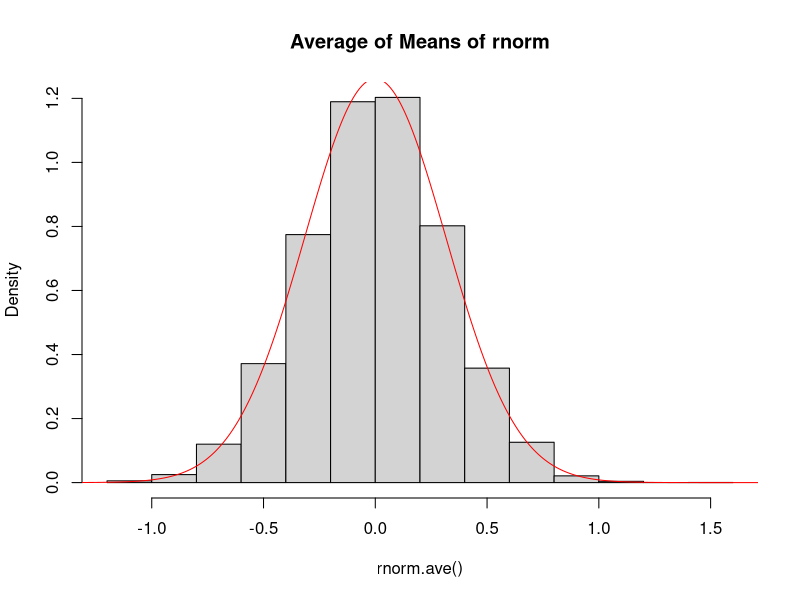
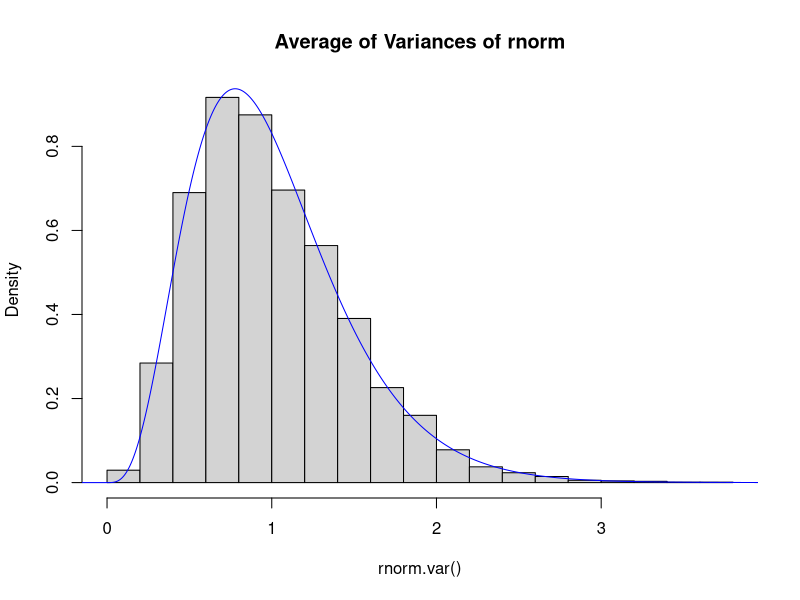
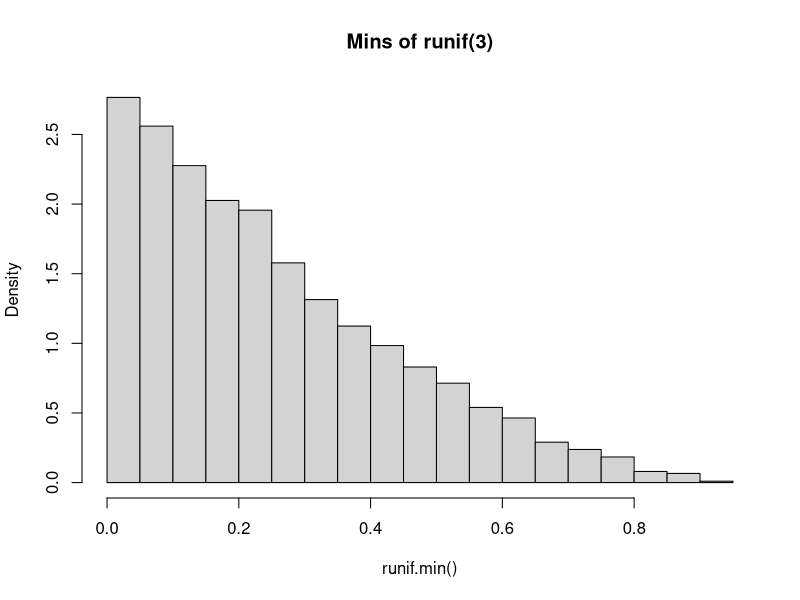
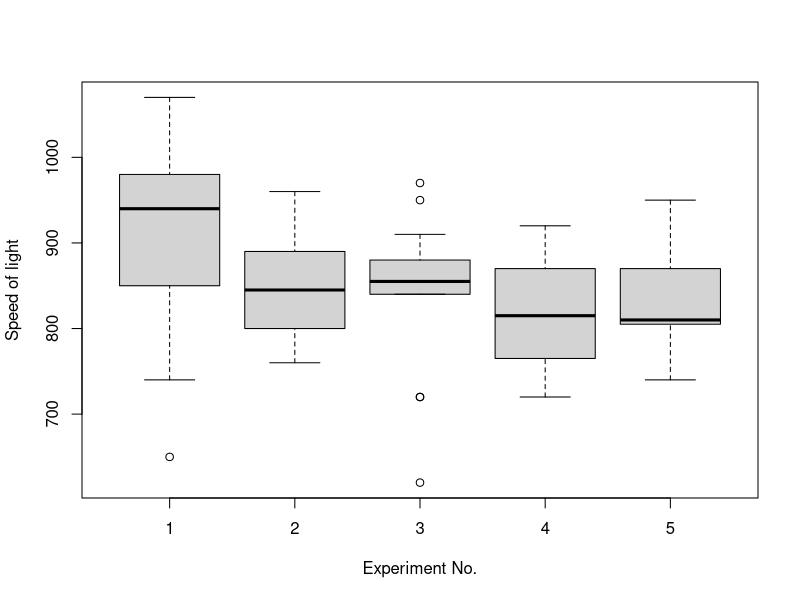
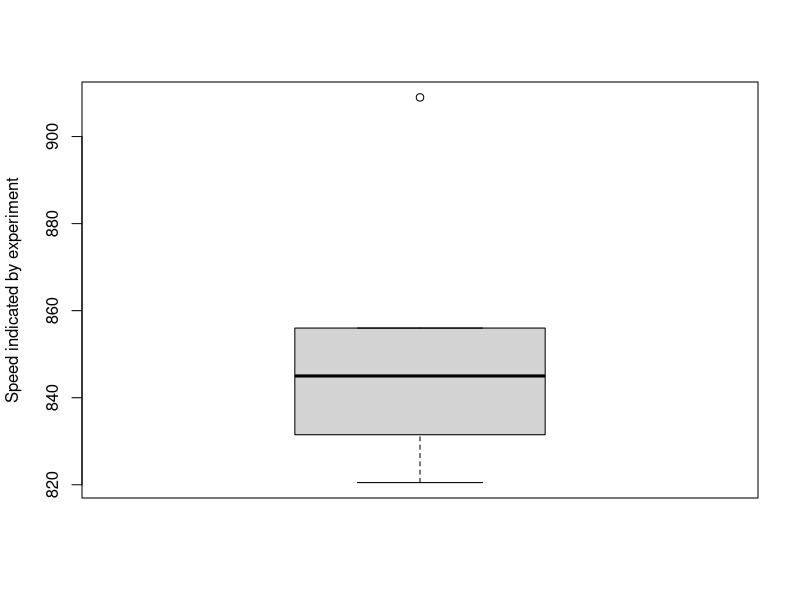
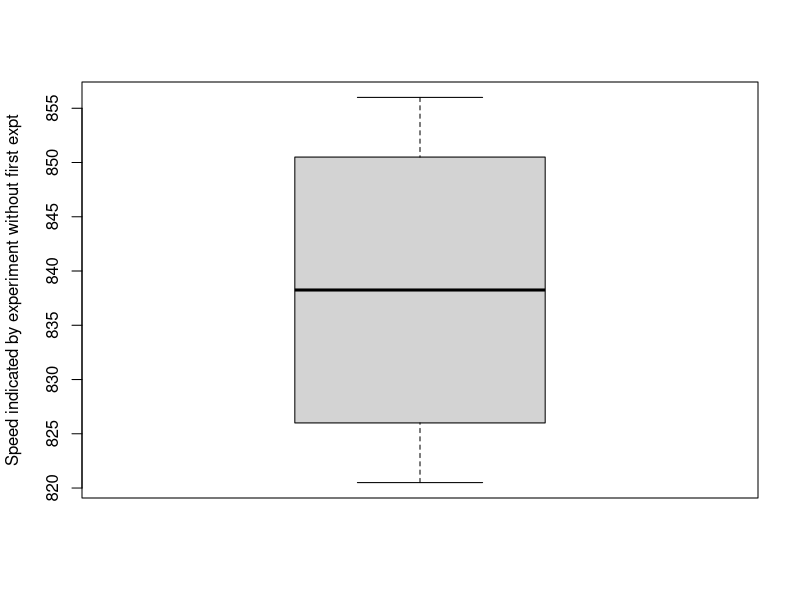
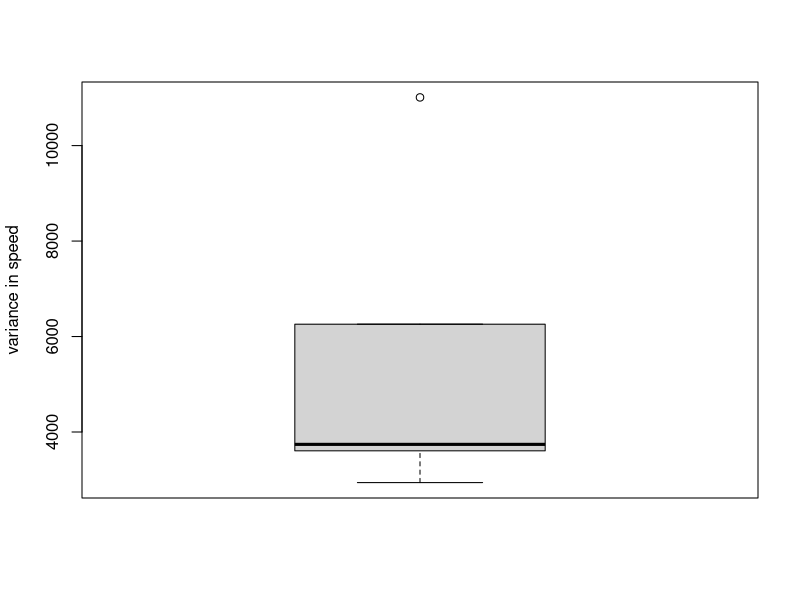
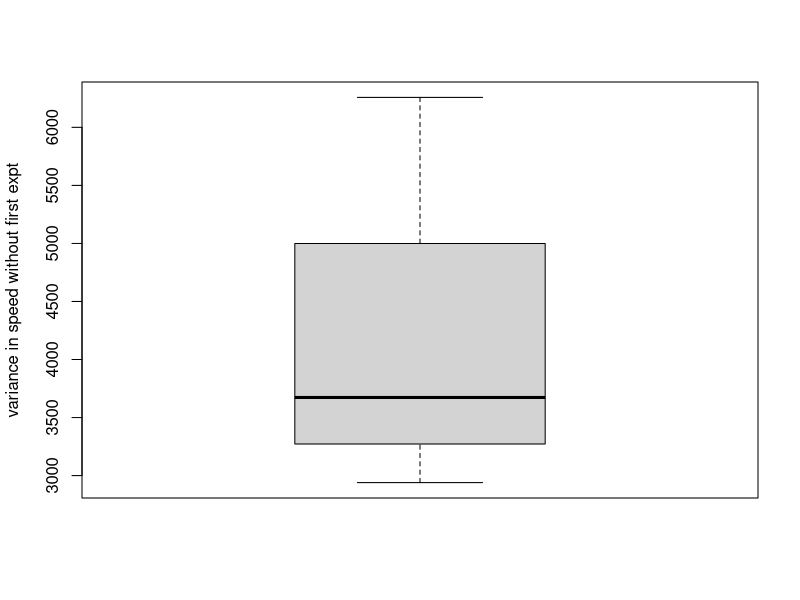

Write the R code that produced these figures, in order.
# Assignment 07
# ALEX CLEMMER U0458675

print("Alex Clemmer u0458675")

n = 20
k = 10000
t = seq(-9, 81, 0.01)

###########
# PROBLEM 1
###########

# PROBLEM 1 PART (a): Over a large distribution, we will have a
# normal distribution, and the expected value will be the median (0).
# The variance will be the square of the each individual variance
# divided by n.

# PROBLEM 1 (b): See the pdf and code below. The sample mean
# and variance should be around 0 and 1/sqrt(k), respectively.
# This turns out to be a pretty good approximation.

# Find the average mean of 10 elements, and repeat 100 times
rnorm.ave = function()
{
	x = matrix(rnorm(100000), 10000, 10)
	m = apply(x, MARGIN=1, FUN=mean)
}

# Plot the average means
hist(rnorm.ave(), freq=FALSE, main="Average of Means of rnorm")
lines(t, dnorm(t, 0, 1/sqrt(10)), col='red')

# PROBLEM 1 (c): The theoretical distribution is a Chi-Square.
# The variance is 18/9 (or 2k/k) and the mean is 9/9 (or k/k).

# PROBLEM 1 (d): See plot in pdf and code below. The mean and
# variance are pretty straightforward: they are k and 2k,
# respectively (or 9 and 18)

# Find the average variance
rnorm.var = function()
{
	x = matrix(rnorm(100000), 10000, 10)
	m = apply(x, MARGIN=1, FUN=var)
}

# Plot the average variance
hist(rnorm.var(), freq=FALSE, main="Average of Variances of rnorm")
lines((1/9)*t, 9*dchisq(t, 9), col='blue')

# PROBLEM 1 (e):

paste("Problem 1e -- P(\bar{x}_{10} < -0.5): ", pnorm(-0.5, 0, 18))

# PROBLEM 1 (f):

p = rnorm.ave()
t = 0
for(i in p)
{
	if(i < -.5)
	{
		t = t + 1
	}
}
t = t/10000
paste("Problem 1f -- Probability via the statistics: ", t)

###########
# PROBLEM 2
###########

# PROBLEM 2 (a): See code below. This distribution is
# clearly not symmetric.

# "Collect" minimums
runif.min = function()
{
	x = matrix(runif(30000), 10000, 3)
	#print(x)
	m = apply(x, MARGIN=1, FUN=min)
	#print(m)
}

# Plot the minimums
hist(runif.min(), freq=FALSE, main="Mins of runif(3)")

# PROBLEM 2 (b): 

paste("Problem 2b -- Mean of runif.min(): ", mean(runif.min()))
paste("Problem 2b -- Variance of runif.min(): ", var(runif.min()))

# PROBLEM 2 (c): 

r = runif.min()
z = 0
for(i in r)
{
	if(i > 0.6)
	{
		z = z+1
	}
}
z = z/10000
paste("Problem 2c -- P(min > .6)", z)

###########
# PROBLEM 3
###########

###########
# PROBLEM 3 (a): Clearly the first one had the largest IQR, with
# somewhere around 1080-720 being the range of Q3 to Q1.
###########

boxplot(Speed ~ Expt, morley, xlab = "Experiment No.", ylab = "Speed of light")

###########
# PROBLEM 3 (b): #3 clearly had the most outliers.
###########

###########
# PROBLEM 3 (c): They are inaccurate. But the more times the experiment
# is repeated, the closer you get to the real number.
###########

###########
# PROBLEM 3 (d):
###########

paste("Problem 3d -- Mean of morley speeds: ", mean(morley$Speed))
paste("Problem 3d -- Variance of morley speeds: ", var(morley$Speed))

###########
# PROBLEM 3 (e):
###########

p = matrix(morley$Speed, 20, 5)
q = apply(p, MARGIN=2, FUN=mean)
#print(p)
print("Problem 3e -- Mean of each individual morley Expt: ")
#print(q)
paste("Problem 3e -- Mean of all means of the morley Expts: ", mean(q))
paste("Problem 3e -- Variance of all means of the morley Expts: ", var(q))

###########
# PROBLEM 3 (f): The variance should be proportionally reduced,
# as what we're left with is a set of 5 means, which excluding
# the one outlier, are pretty close together.
###########

###########
# PROBLEM 3 (g): The variance does match the theoretical variance:
###########

# Clearly experiment 5 is the outlier.
boxplot(q, ylab="Speed indicated by experiment")

# Remove #5 and re-plot
q = q[-(1)]
boxplot(q, ylab="Speed indicated by experiment without first expt")

# for variances:
p = matrix(morley$Speed, 20, 5)
q = apply(p, MARGIN=2, FUN=var)
boxplot(q, ylab="variance in speed")
q = q[-(1)]
boxplot(q, ylab="variance in speed without first expt")
